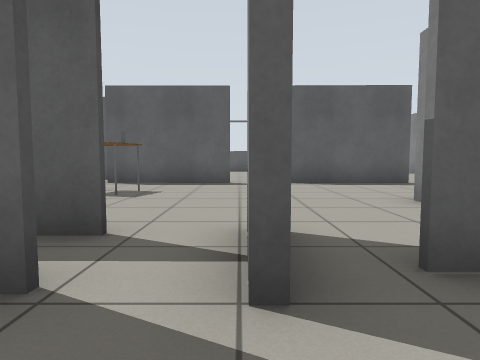
view 1 (above)

22 first-person views from a walk through a world built for the Gazebo simulator. The camera is 0.72 m above the floor, tilts 4° down and sees 75° across. The floor is counted in squares, 1 m on a side. Each view is taken from the middle of a square. On the plan, view 1 faces up. The plan holds only what a view shows up to about 10 squares ahead; the rest is blank. The robots in the file are not drawn. Simple patterns stand in for the simulator's built-in surfaces.

view 2
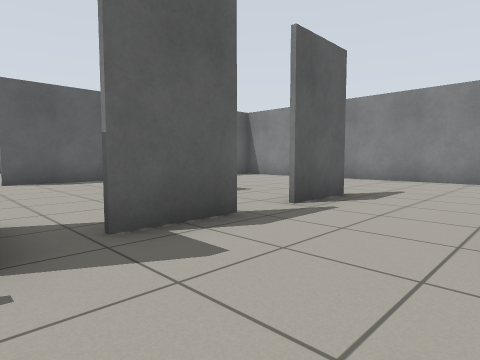

view 3
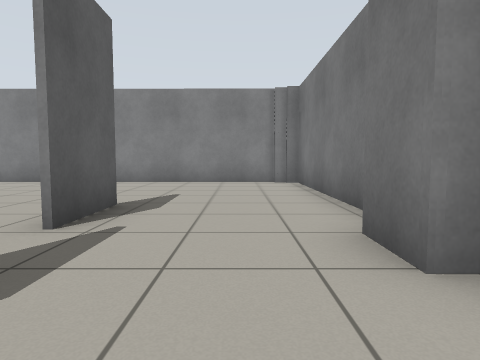

view 4
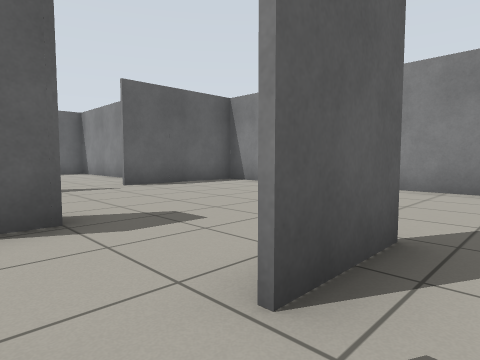

view 5
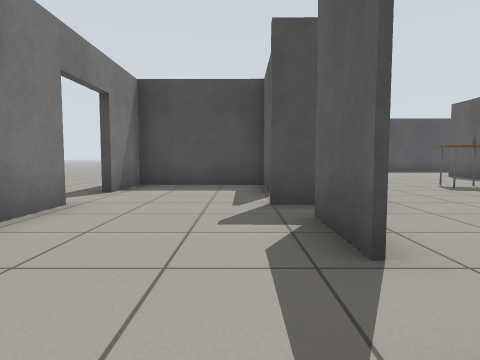

view 6
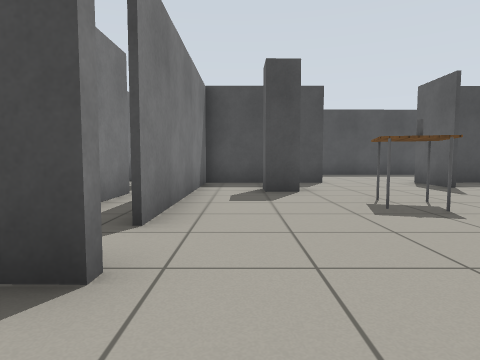

view 7
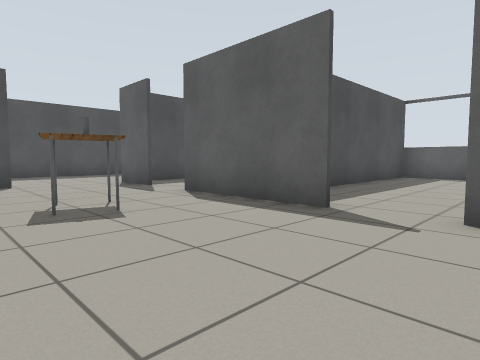

view 8
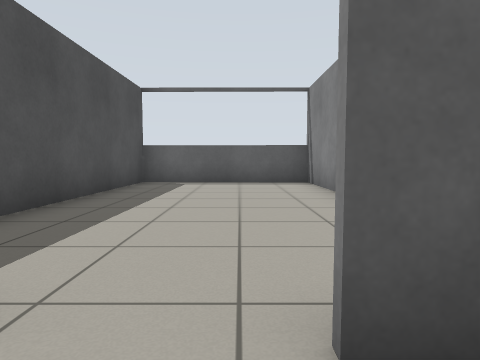

view 9
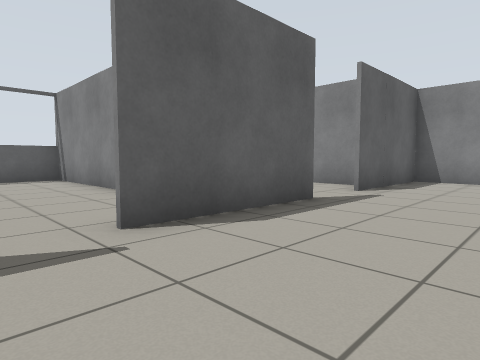

view 10
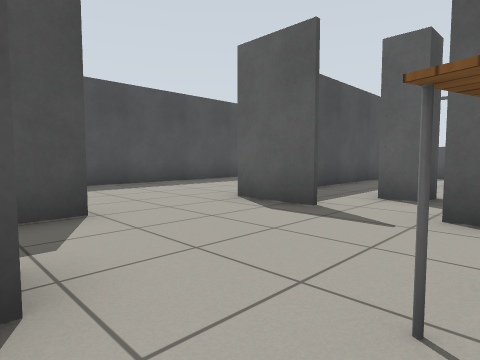

view 11
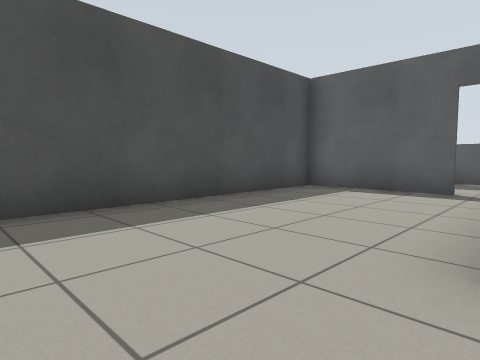

view 12
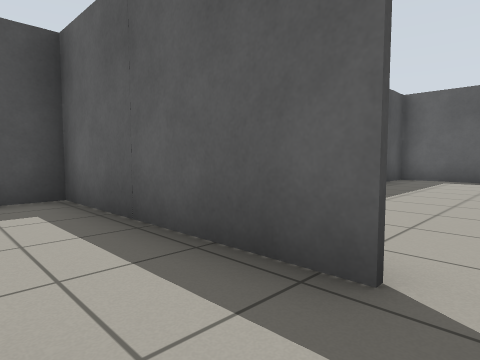

view 13
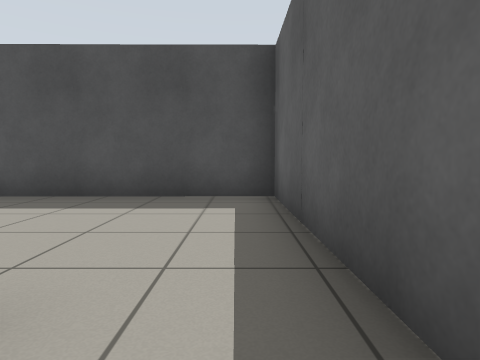

view 14
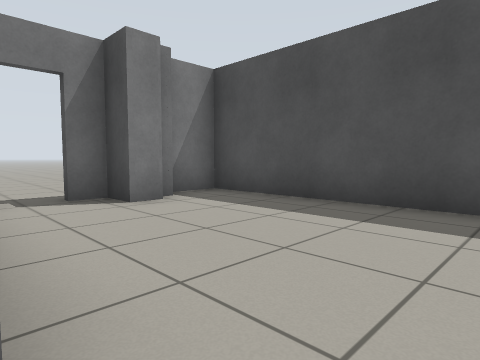

view 15
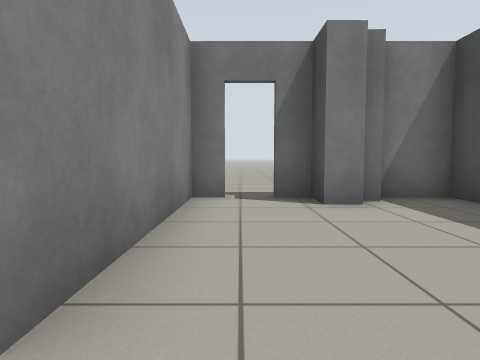

view 16
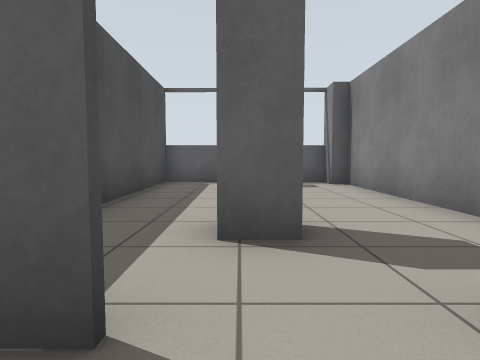

view 17
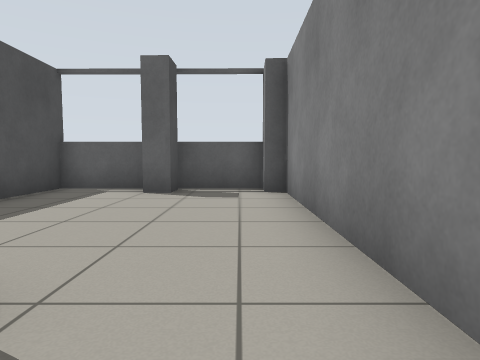

view 18
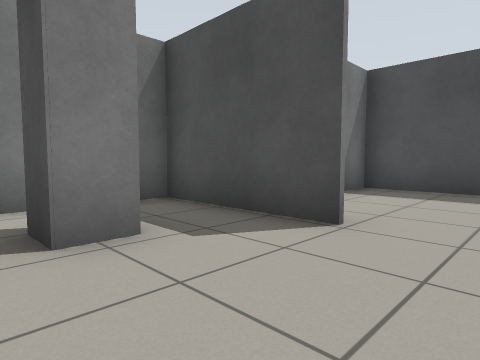

view 19
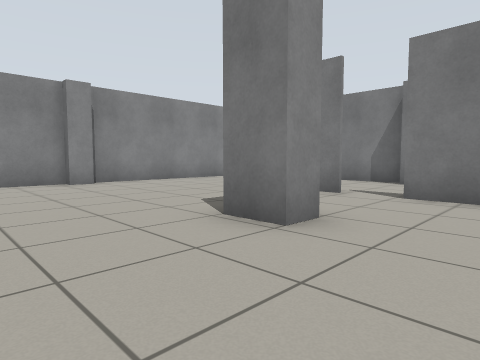

view 20
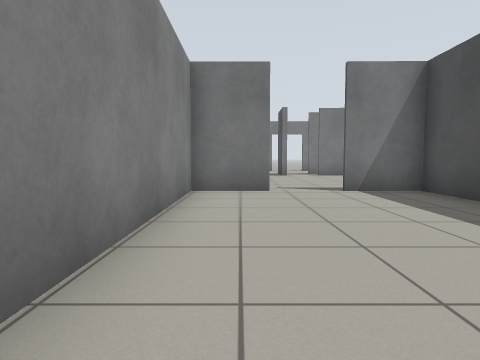

view 21
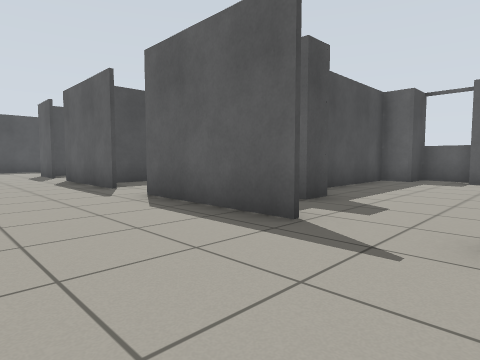

view 22
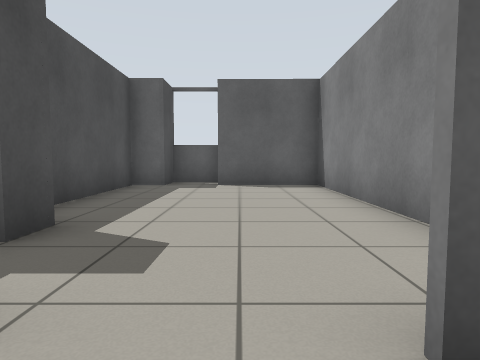

### Floor plan
Points are (right, up) in squares from view 1. A wall is a line through its corners. A room is listed if a view was taken in it or the views show most of it. See-through windows are left out.
Room 1 (views 1, 2, 3, 4, 5, 6, 7, 8, 9, 10, 11, 16, 18, 19, 21, 22)
walls: (2.9, 4.6) (3, 5.3) (3.9, 5.3); (4, 4.7) (3.3, 4.7); (2.9, 1.9) (1.1, 1.9); (4, 2) (4.6, 2); (1.8, 2) (2.9, 2); (0.3, 3.2) (0.2, 1.5); (5.9, 1.9) (4.1, 1.9); (0, 1.5) (0.1, 3.2); (-1.2, 2.9) (-1.9, 2.9); (-1, 1.5) (-1.9, 1.5); (5, 9) (1.2, 9.1); (-2, 1.5) (-2.5, 1.5); (2.9, -1.6) (2.9, -1.2) (4, -1.2); (4, -1.7) (10.3, -1.7) (10.3, -1); (-0.3, 9.1) (-3.9, 9.1); (0.1, -1.7) (1.6, -1.7); (-3.3, 1.5) (-3.3, -1.5) (-1.5, -1.5); (10.1, 4.7) (10.1, 5.4) (10.5, 5.4) (10.5, 9) (6.6, 9); (-5.4, 5.3) (-4.7, 5.3) (-4.6, 4.5) (-5.5, 4.5); (10.5, -1.1) (10.5, 4.6); (-5.5, 9.1) (-7.3, 9.1); (-7.1, 6.5) (-7.1, 3) (-1.2, 3)
ways out: opening at (-4.5, 9) to room 3; opening at (0.5, 9) to room 4; opening at (-7, 7.5) to room 5; opening at (5.5, 9) to room 6; open door at (-0.5, -2); gap at (-1, 2); gap at (1, 2); gap at (3.5, 2)
objects: table (-3, 6) to (-3, 7); other object (-2, 7)
Room 2 (views 12, 13, 14, 15)
walls: (-12, -0.9) (-11.4, -0.9) (-11.4, -1.7) (-10.6, -1.7); (-8.6, 4.7) (-13.9, 4.7) (-13.8, -1.7) (-12.5, -1.7); (-9.7, -1.7) (-9.1, -1.7) (-9.1, 3)
ways out: open door at (-8, 5) to room 5; open door at (-10, -2)
Room 3 (view 17)
walls: (-4.5, 11.5) (-4.5, 10.7) (-5.3, 10.7); (-2.1, 11.1) (-2, 16.6); (-4.4, 16.5) (-5.1, 16.5); (-7.1, 17.7) (-7.1, 10.1)
low walls: (-2.4, 17.4) (-6.9, 17.4)
ways out: opening at (-4.5, 9) to room 1
Room 4 (view 20)
walls: (1.2, 9.1) (3.1, 9.1) (3, 17.6); (-1.9, 17.6) (-2, 9.2) (-0.3, 9.2); (3.1, 17.3) (-1.9, 17.4)
ways out: opening at (0.5, 9) to room 1
Room 5 (no view inside)
walls: (-8.3, 14.2) (-11.6, 14.2) (-11.5, 4.8)
ways out: opening at (-7, 7.5) to room 1; open door at (-8, 5) to room 2; open door at (-8, 14)
Room 6 (no view inside)
walls: (4, 11.4) (4, 10.6); (4.1, 16.4) (3.1, 16.4) (3.2, 12.7); (8.1, 9.6) (8.1, 16.3) (5.3, 16.3)
low walls: (5.4, 17.3) (4.1, 17.3)
ways out: opening at (5.5, 9) to room 1

Positions as (right, up) in squares from view 1, and headings:
1: (0, 0), facing up
2: (0, -1), facing up-right
3: (1, 0), facing right
4: (3, 1), facing up-right
5: (5, 1), facing left
6: (2, 4), facing left
7: (2, 5), facing up-left
8: (1, 8), facing up
9: (0, 6), facing up-right
10: (-3, 5), facing up-left
11: (-7, 7), facing up-left
12: (-8, 3), facing up-left
13: (-8, 4), facing left
14: (-9, 4), facing down-left
15: (-10, 4), facing down
16: (-5, 8), facing up
17: (-3, 10), facing up
18: (-4, 8), facing down-left
19: (1, 8), facing down-right
20: (2, 16), facing down
21: (7, 6), facing up-left
22: (6, 8), facing up
